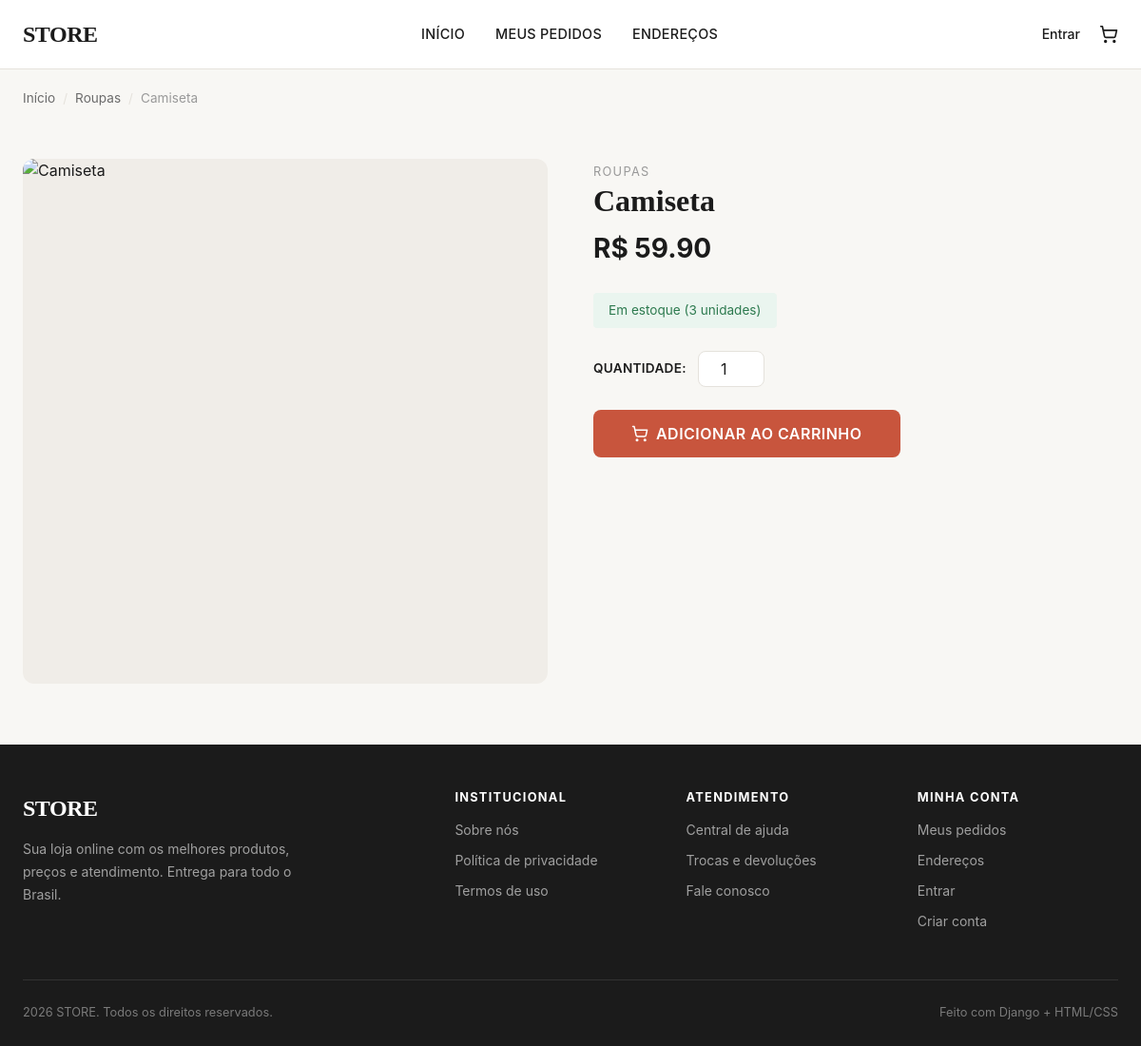
The page /products/camiseta/ on the database its author committed.
### core/models.py (models this page shows, shortened)
class Product(models.Model):
    category = models.ForeignKey(
        Category,
        on_delete=models.PROTECT,
        related_name="products",
    )
    name = models.CharField(max_length=200)
    slug = models.SlugField(max_length=220, unique=True, blank=True)
    description = models.TextField(blank=True)
    price = models.DecimalField(
        max_digits=10,
        decimal_places=2,
        validators=[MinValueValidator(Decimal("0.01"))],
    )
    stock = models.PositiveIntegerField(default=0)
    is_active = models.BooleanField(default=True)
    sku = models.CharField(max_length=60, blank=True, unique=True, null=True)
    image = models.ImageField(upload_to="products/", blank=True, null=True)
    created_at = models.DateTimeField(auto_now_add=True)
    class Meta:
        ordering = ["name"]
        indexes = [
            models.Index(fields=["slug"]),
            models.Index(fields=["is_active"]),
        ]

class Category(models.Model):
    name = models.CharField(max_length=120, unique=True)
    slug = models.SlugField(max_length=140, unique=True, blank=True)
    created_at = models.DateTimeField(auto_now_add=True)
    class Meta:
        verbose_name_plural = "Categories"
        ordering = ["name"]

### core/views.py (the view)
# urls.py: path("products/<slug:slug>/", ProductDetailView.as_view(), name="product_detail"),
class ProductDetailView(DetailView):
    model = Product
    template_name = "core/product_detail.html"
    context_object_name = "product"
    slug_field = "slug"
    slug_url_kwarg = "slug"
    def get_object(self, queryset=None):
        return get_object_or_404(Product, slug=self.kwargs["slug"], is_active=True)

### templates/core/product_detail.html (shortened to what this page needs)
{% extends "base.html" %}
{% load static %}
{% block content %}
<main>
  <div class="container">
    <nav class="breadcrumb" aria-label="Breadcrumb">
      <a href="{% url 'home' %}">Início</a>
      <span class="breadcrumb-sep">/</span>
      {% if product.category %}
        <a href="{% url 'home' %}?q={{ product.category.name|urlencode }}">{{ product.category.name }}</a>
        <span class="breadcrumb-sep">/</span>
      {% endif %}
      <span>{{ product.name }}</span>
    </nav>
    <div class="product-detail">
      <div class="product-gallery">
        {% if product.image %}
          <img src="{{ product.image.url }}" alt="{{ product.name }}">
        {% else %}
          <img src="{% static 'img/placeholder.jpg' %}" alt="{{ product.name }}">
        {% endif %}
      </div>
      <div class="product-info">
        {% if product.category %}
          <span class="product-category">{{ product.category.name }}</span>
        {% endif %}
        <h1>{{ product.name }}</h1>
        <div class="product-price">R$ {{ product.price }}</div>
        {% if product.stock > 0 %}
          <span class="product-stock in-stock">
            Em estoque ({{ product.stock }} unidade{{ product.stock|pluralize:"s" }})
          </span>
        {% else %}
          <span class="product-stock out-of-stock">Fora de estoque</span>
        {% endif %}
        {% if product.stock > 0 %}
          <form action="{% url 'cart_add' product_id=product.id %}" method="post">
            <div class="quantity-selector">
              <label for="quantity">Quantidade:</label>
              <input
                type="number"
                id="quantity"
                name="quantity"
                value="1"
                min="1"
                max="{{ product.stock }}"
                class="form-control"
              >
            </div>
            <button type="submit" class="btn btn-accent btn-lg">
              Adicionar ao Carrinho
            </button>
          </form>
        {% else %}
          <p class="text-muted">Este produto está indisponível no momento.</p>
        {% endif %}
      </div>
    </div>
  </div>
</main>
{% endblock %}

### static/css/style.css (style rules this page uses)
*, *::before, *::after { margin: 0; padding: 0; box-sizing: border-box; }
:root { --color-primary: #1b1b1b; --color-primary-hover: #333333; --color-accent: #c8553d; --color-accent-hover: #b0452f; --color-bg: #f8f7f4; --color-bg-white: #ffffff; --color-text: #1b1b1b; --color-text-light: #6b6b6b; --color-text-muted: #999999; --color-border: #e5e2dc; --color-border-light: #f0ede8; --color-success: #2d7a4f; --color-success-bg: #eaf5ef; --color-warning: #c47f17; --color-warning-bg: #fdf4e3; --color-danger: #c8553d; --color-danger-bg: #fdecea; --color-info: #3a7ca5; --color-info-bg: #e8f2f8; --font-heading: 'Georgia', 'Times New Roman', serif; --font-body: -apple-system, BlinkMacSystemFont, 'Segoe UI', Roboto, 'Helvetica Neue', Arial, sans-serif; --radius: 8px; --radius-sm: 4px; --radius-lg: 12px; --shadow-sm: 0 1px 3px rgba(0, 0, 0, 0.06); --shadow-md: 0 4px 12px rgba(0, 0, 0, 0.08); --shadow-lg: 0 8px 30px rgba(0, 0, 0, 0.1); --transition: 0.2s ease; --max-width: 1200px; }
html { font-size: 16px; scroll-behavior: smooth; }
body { font-family: var(--font-body); background-color: var(--color-bg); color: var(--color-text); line-height: 1.6; min-height: 100vh; display: flex; flex-direction: column; }
a { color: var(--color-accent); text-decoration: none; transition: color var(--transition); }
img { max-width: 100%; height: auto; display: block; }
h1, h2, h3, h4, h5, h6 { font-family: var(--font-heading); font-weight: 700; line-height: 1.2; color: var(--color-primary); }
h1 { font-size: 2.25rem; }
button, input, select, textarea { font-family: inherit; font-size: inherit; }
.container { width: 100%; max-width: var(--max-width); margin: 0 auto; padding: 0 1.5rem; }
.btn { display: inline-flex; align-items: center; justify-content: center; gap: 0.5rem; padding: 0.75rem 1.75rem; border-radius: var(--radius); font-size: 0.875rem; font-weight: 600; letter-spacing: 0.03em; text-transform: uppercase; border: none; cursor: pointer; transition: all var(--transition); text-decoration: none; line-height: 1; }
.btn-accent { background-color: var(--color-accent); color: #fff; }
.btn-lg { padding: 1rem 2.5rem; font-size: 1rem; }
.form-control { width: 100%; padding: 0.75rem 1rem; border: 1.5px solid var(--color-border); border-radius: var(--radius); font-size: 0.95rem; background-color: var(--color-bg-white); color: var(--color-text); transition: border-color var(--transition), box-shadow var(--transition); }
.form-control::placeholder { color: var(--color-text-muted); }
.breadcrumb { display: flex; align-items: center; gap: 0.5rem; font-size: 0.85rem; color: var(--color-text-muted); padding: 1.25rem 0; }
.breadcrumb a { color: var(--color-text-light); }
.breadcrumb-sep { color: var(--color-border); }
.product-detail { display: grid; grid-template-columns: 1fr 1fr; gap: 3rem; padding: 2rem 0 4rem; }
.product-gallery { border-radius: var(--radius-lg); overflow: hidden; background-color: var(--color-border-light); }
.product-gallery img { width: 100%; aspect-ratio: 1; object-fit: cover; }
.product-info h1 { font-size: 2rem; margin-bottom: 0.5rem; }
.product-info .product-category { font-size: 0.8rem; text-transform: uppercase; letter-spacing: 0.1em; color: var(--color-text-muted); margin-bottom: 1.25rem; }
.product-info .product-price { font-size: 1.75rem; font-weight: 700; color: var(--color-primary); margin-bottom: 1.5rem; }
.product-info .product-stock { font-size: 0.85rem; padding: 0.5rem 1rem; border-radius: var(--radius-sm); display: inline-block; margin-bottom: 1.5rem; }
.product-stock.in-stock { background-color: var(--color-success-bg); color: var(--color-success); }
.quantity-selector { display: flex; align-items: center; gap: 0.75rem; margin-bottom: 1.5rem; }
.quantity-selector label { font-size: 0.85rem; font-weight: 600; text-transform: uppercase; letter-spacing: 0.02em; }
.quantity-selector input { width: 70px; text-align: center; padding: 0.5rem; border: 1.5px solid var(--color-border); border-radius: var(--radius); font-size: 1rem; }

### rows shown on the page
Product: category.name "Roupas", name "Camiseta", category.name "ROUPAS", price "59.90", stock "3"
